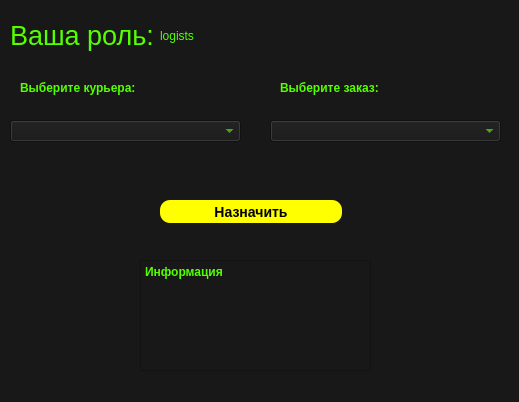
<?xml version="1.0" encoding="UTF-8"?>
<ui version="4.0">
 <class>Logists</class>
 <widget class="QWidget" name="Logists">
  <property name="geometry">
   <rect>
    <x>0</x>
    <y>0</y>
    <width>519</width>
    <height>402</height>
   </rect>
  </property>
  <property name="windowTitle">
   <string>Form</string>
  </property>
  <property name="styleSheet">
   <string notr="true">background: rgb(24, 24, 24)</string>
  </property>
  <widget class="QLabel" name="label_2">
   <property name="geometry">
    <rect>
     <x>10</x>
     <y>20</y>
     <width>151</width>
     <height>31</height>
    </rect>
   </property>
   <property name="font">
    <font>
     <family>MS Shell Dlg 2</family>
     <pointsize>20</pointsize>
     <weight>9</weight>
     <italic>false</italic>
     <bold>false</bold>
    </font>
   </property>
   <property name="styleSheet">
    <string notr="true">QLabel {color: rgb(85, 255, 0);
			 
	font: 75 20pt &quot;MS Shell Dlg 2&quot;;}</string>
   </property>
   <property name="text">
    <string>Ваша роль:</string>
   </property>
  </widget>
  <widget class="QComboBox" name="comboBox">
   <property name="geometry">
    <rect>
     <x>10</x>
     <y>120</y>
     <width>231</width>
     <height>22</height>
    </rect>
   </property>
   <property name="styleSheet">
    <string notr="true">QComboBox {color: rgb(85, 255, 0);
			 font: bold;			}</string>
   </property>
  </widget>
  <widget class="QLabel" name="label_3">
   <property name="geometry">
    <rect>
     <x>20</x>
     <y>80</y>
     <width>141</width>
     <height>16</height>
    </rect>
   </property>
   <property name="styleSheet">
    <string notr="true">QLabel {color: rgb(85, 255, 0);
			 font: bold;			}</string>
   </property>
   <property name="text">
    <string>Выберите курьера:</string>
   </property>
  </widget>
  <widget class="QPushButton" name="pushButton_2">
   <property name="geometry">
    <rect>
     <x>160</x>
     <y>200</y>
     <width>182</width>
     <height>23</height>
    </rect>
   </property>
   <property name="styleSheet">
    <string notr="true">QPushButton {background-color: rgb(255, 255, 0);
     border-style: outset;
     border-radius: 10px;
     border-color: beige;
     font: bold 14px;
     min-width: 10em;
     padding: 6px;}
QPushButton::hover{background-color: rgb(217, 217, 0)}
QPushButton::pressed{background-color: rgb(181, 181, 0)}</string>
   </property>
   <property name="text">
    <string>Назначить</string>
   </property>
  </widget>
  <widget class="QPlainTextEdit" name="plainTextEdit">
   <property name="geometry">
    <rect>
     <x>140</x>
     <y>260</y>
     <width>231</width>
     <height>111</height>
    </rect>
   </property>
   <property name="styleSheet">
    <string notr="true">QPlainTextEdit {color: rgb(85, 255, 0);
			 font: bold;			}</string>
   </property>
   <property name="readOnly">
    <bool>true</bool>
   </property>
   <property name="plainText">
    <string>Информация</string>
   </property>
  </widget>
  <widget class="QLabel" name="label">
   <property name="geometry">
    <rect>
     <x>160</x>
     <y>20</y>
     <width>111</width>
     <height>31</height>
    </rect>
   </property>
   <property name="styleSheet">
    <string notr="true">QLabel {color: rgb(85, 255, 0);
			 
	font: 75 20pt &quot;MS Shell Dlg 2&quot;;}</string>
   </property>
   <property name="text">
    <string>logists</string>
   </property>
  </widget>
  <widget class="QComboBox" name="comboBox_2">
   <property name="geometry">
    <rect>
     <x>270</x>
     <y>120</y>
     <width>231</width>
     <height>22</height>
    </rect>
   </property>
   <property name="styleSheet">
    <string notr="true">QComboBox {color: rgb(85, 255, 0);
			 font: bold;			}</string>
   </property>
  </widget>
  <widget class="QLabel" name="label_5">
   <property name="geometry">
    <rect>
     <x>280</x>
     <y>80</y>
     <width>141</width>
     <height>16</height>
    </rect>
   </property>
   <property name="styleSheet">
    <string notr="true">QLabel {color: rgb(85, 255, 0);
			 font: bold;			}</string>
   </property>
   <property name="text">
    <string>Выберите заказ:</string>
   </property>
  </widget>
 </widget>
 <resources/>
 <connections/>
</ui>
